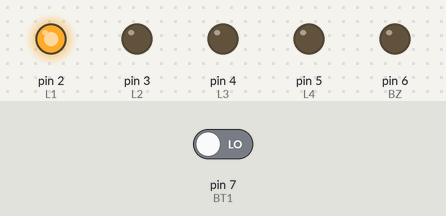
Bench run of a sketch on a simulated Arduino Uno, built with avr-gcc and run on an emulated ATmega328P. On the bench: output pins drawn as LEDs (lit = HIGH). Dashed ring = blinking. Inputs (shaded band) come from the test bench; at power-on: pin 7 (BT1) LOW.

Above: at 1.2 s.
1.3 s: pin 7 (BT1) driven HIGH
At 1.46 s:
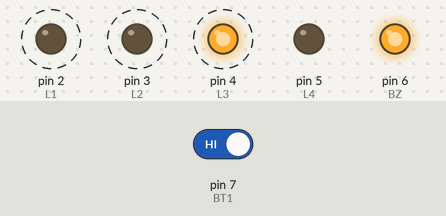
At 1.81 s:
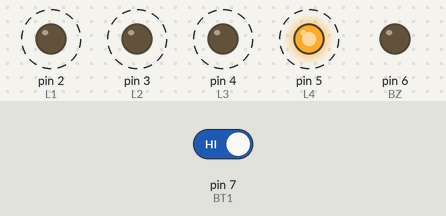
4.3 s: pin 7 (BT1) driven LOW
At 4.7 s:
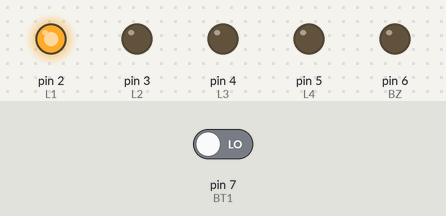
Timing chart, 0 to 7.3 s (numbered marks = the images above; inputs shaded):
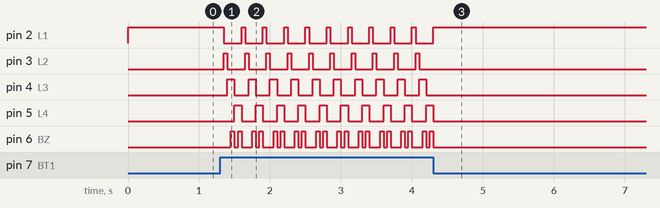

The sketch:

LDS_BZ_BTN.ino
```cpp
#define L1 2
#define L2 3
#define L3 4
#define L4 5
#define BZ 6
#define BT1 7

bool value = false;

void setup() {
  pinMode(L1,OUTPUT);digitalWrite(L1,LOW);
  pinMode(L2,OUTPUT);digitalWrite(L2,LOW);
  pinMode(L3,OUTPUT);digitalWrite(L3,LOW);
  pinMode(L4,OUTPUT);digitalWrite(L4,LOW);
  pinMode(BZ,OUTPUT);digitalWrite(BZ,LOW);

  pinMode(BT1,INPUT);

}

void loop() {


  digitalWrite(BZ,LOW);


  do{
    digitalWrite(L1,HIGH);digitalWrite(L2,LOW);
    digitalWrite(L3,LOW);digitalWrite(L4,LOW);

    value = digitalRead(BT1);delay(50);

  }while(value == false);


do{
    digitalWrite(L1,LOW);digitalWrite(L2,HIGH);
    digitalWrite(L3,LOW);digitalWrite(L4,LOW);

    value = digitalRead(BT1);delay(50);


}while(value == false);


do{
    digitalWrite(L1,LOW);digitalWrite(L2,LOW);
    digitalWrite(L3,HIGH);digitalWrite(L4,LOW);

    value = digitalRead(BT1);delay(50);

    if(value==true){
      digitalWrite(BZ,HIGH);delay(50);digitalWrite(BZ,LOW);
      }

    }while(value == false);


    do
    {
    digitalWrite(L1,LOW);digitalWrite(L2,LOW);
    digitalWrite(L3,LOW);digitalWrite(L4,HIGH);

    value = digitalRead(BT1);delay(50);

    if(value==true){
      digitalWrite(BZ,HIGH);delay(50);digitalWrite(BZ,LOW);
      }

    }while(value == false);


}
```

Measured:
- after the input at 1.3 s, pin 2 (L1), pin 3 (L2): alternates HIGH for 0.05 s and LOW for 0.25 s, starting after 0.05 s
- after the input at 4.3 s, pin 2 (L1): goes on until 4.3 s, then stays HIGH; pin 3 (L2), pin 4 (L3): stops changing and stays LOW; pin 5 (L4), pin 6 (BZ): goes on until 4.3 s, then stays LOW
